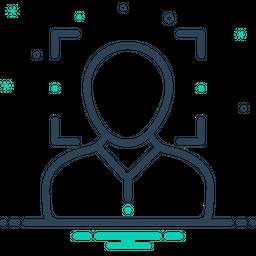
#> input picture homepagepic.png, 256 x 256 px, given in place of the camera
$ jupyter execute --allow-errors code.ipynb
#> lines starting #> are read from the running program, lines starting #| are printed output that depends on the picture; after the words box and inside, x2 and y2 are one past the last pixel; in counts of white or black regions, pixels touching at a corner belong together
[cell 1]
import numpy as np
import cv2
import time
import datetime
from collections import deque
import cv2
from time import sleep
from PIL import Image

cap = cv2.VideoCapture(0)
foog = cv2.createBackgroundSubtractorMOG2( detectShadows = True, varThreshold = 100, history = 2000)

def is_person_present(frame, thresh=1100):
    kernel = None

    global foog

    # Apply background subtraction
    fgmask = foog.apply(frame)

    # Get rid of the shadows
    ret, fgmask = cv2.threshold(fgmask, 250, 255, cv2.THRESH_BINARY)

    # Apply some morphological operations to make sure you have a good mask
    fgmask = cv2.dilate(fgmask,kernel,iterations = 4)

    # Detect contours in the frame
    contours, hierarchy = cv2.findContours(fgmask,cv2.RETR_EXTERNAL,cv2.CHAIN_APPROX_SIMPLE)

    # Check if there was a contour and the area is somewhat higher than some threshold so we know its a person and not noise
    if contours and cv2.contourArea(max(contours, key = cv2.contourArea)) > thresh:

            # Get the max contour
            cnt = max(contours, key = cv2.contourArea)

            # Draw a bounding box around the person and label it as person detected
            x,y,w,h = cv2.boundingRect(cnt)
            cv2.rectangle(frame,(x ,y),(x+w,y+h),(0,0,255),2)
            #frame = cv2.rectangle(frame, (x, y), (x + w, y + h), (0, 255, 0), 2)
            cv2.putText(frame,'Person Detected',(x,y-10), cv2.FONT_HERSHEY_SIMPLEX, 0.3, (0,255,0), 1, cv2.LINE_AA)

            return True, frame


    # Otherwise report there was no one present
    else:
        return False, frame

def main_app(name="AbhinavD",video_link=0):

#> further down, frame is the input picture: shape (256, 256, 3); mean B, G, R 21.5, 19.1, 8.5
        face_cascade = cv2.CascadeClassifier('./data/haarcascade_frontalface_default.xml')
        recognizer = cv2.face.LBPHFaceRecognizer_create()
        recognizer.read(f"./data/classifiers/{name}_classifier.xml")
#         cap1 = cv2.VideoCapture(video_link)
        pred = 0
        status = False
        cap = cv2.VideoCapture(0)
        while True:

#             cv2.namedWindow('frame', cv2.WINDOW_NORMAL)

            # This is a test video
#             cap = cv2.VideoCapture(0)

            # Read the video steram from the camera
            #cap = cv2.VideoCapture('http://192.168.18.4:8080/video')

            # Get width and height of the frame
            width = int(cap.get(3))
            height = int(cap.get(4))

            # Read and store the credentials information in a dict


            # Initialize the background Subtractor


            # Status is True when person is present and False when the person is not present.


            # After the person disapears from view, wait atleast 7 seconds before making the status False
            patience = 7

            # We don't consider an initial detection unless its detected 15 times, this gets rid of false positives
            detection_thresh = 1

            # Initial time for calculating if patience time is up
            initial_time = None

            # We are creating a deque object of length detection_thresh and will store individual detection statuses here
            de = deque([False] * detection_thresh, maxlen=detection_thresh)

            # Initialize these variables for calculating FPS
            fps = 0
            frame_counter = 0
            start_time = time.time()

            ret, frame = cap.read()
            if not ret:
                break

            # This function will return a boolean variable telling if someone was present or not, it will also draw boxes if it
            # finds someone

            detected, annotated_image = is_person_present(frame)

        # Register the current detection status on our deque object
            de.appendleft(detected)
            print('de1',de)


            # If we have consectutively detected a person 15 times then we are sure that soemone is present
            # We also make this is the first time that this person has been detected so we only initialize the videowriter once
            if sum(de) == detection_thresh and not status:
                    print('de2',de)
                    status = True
                    entry_time = datetime.datetime.now().strftime("%A, %I-%M-%S %p %d %B %Y")
                    out = cv2.VideoWriter('outputs/{}.mp4'.format(entry_time), cv2.VideoWriter_fourcc(*'XVID'), 15.0, (width, height))
                    #main_app(video_link="C:\Users\Charan\Desktop\tarp_project\outputs\Thursday, 11-52-31 AM 04 August 2022")
                    #main_app()

            # If status is True but the person is not in the current frame

            print('detected',detected)
            if status and not detected:

                # Restart the patience timer only if the person has not been detected for a few frames so we are sure it was'nt a
                # False positive
                if sum(de) ==0:

                    if initial_time is None:
                        initial_time = time.time()
                    status = False
                    exit_time = datetime.datetime.now().strftime("%A, %I:%M:%S %p %d %B %Y")
                    out.release()
                    initial_time = None

# [12 lines of commented-out code are left out]
            elif status and sum(de) > (detection_thresh/2):
                initial_time = None

            # Get the current time in the required format
            current_time = datetime.datetime.now().strftime("%A, %I:%M:%S %p %d %B %Y")

            # Display the FPS
            cv2.putText(annotated_image, 'FPS: {:.2f}'.format(fps), (510, 450), cv2.FONT_HERSHEY_COMPLEX, 0.6, (255, 40, 155),2)

            # Display Time
            cv2.putText(annotated_image, current_time, (310, 20), cv2.FONT_HERSHEY_COMPLEX, 0.5, (0, 0, 255),1)

            # Display the Room Status
            cv2.putText(annotated_image, 'Room Occupied: {}'.format(str(status)), (10, 20), cv2.FONT_HERSHEY_SIMPLEX, 0.6, (200, 10, 150),2)

            # Show the patience Value
            if initial_time is None:
                text = 'Patience: {}'.format(patience)
            else:
                text = 'Patience: {:.2f}'.format(max(0, patience - (time.time() - initial_time)))

            cv2.putText(annotated_image, text, (10, 450), cv2.FONT_HERSHEY_COMPLEX, 0.6, (255, 40, 155) , 2)

            # If status is true save the frame
            if status:
                out.write(annotated_image)

            # Show the Frame
#             cv2.imshow('frame',frame)

            # Calculate the Average FPS
            frame_counter += 1
            fps = (frame_counter / (time.time() - start_time))


            # [15 lines of commented-out code are left out]

            gray = cv2.cvtColor(frame, cv2.COLOR_BGR2GRAY)
            faces = face_cascade.detectMultiScale(gray,1.3,5)

            for (x,y,w,h) in faces:


                roi_gray = gray[y:y+h,x:x+w]

                id,confidence = recognizer.predict(roi_gray)
                confidence = 100 - int(confidence)
                pred = 0

                if confidence > 50:
                    #if u want to print confidence level
                            #confidence = 100 - int(confidence)
                            pred += +1
                            text = name.upper()
                            font = cv2.FONT_HERSHEY_PLAIN
                            #frame = cv2.rectangle(frame, (x, y), (x + w, y + h), (0, 255, 0), 2)
                            frame =  cv2.rectangle(frame,(x ,y),(x+w,y+h),(0,0,255),2)
                            frame = cv2.putText(frame, text, (x, y-4), font, 1, (0, 255, 0), 1, cv2.LINE_AA)

                else:
                            pred += -1
                            text = "UnknownFace"
                            font = cv2.FONT_HERSHEY_PLAIN
                            frame = cv2.rectangle(frame, (x, y), (x + w, y + h), (0, 255, 0), 2)
                            frame =  cv2.rectangle(frame,(x ,y),(x+w,y+h),(0,0,255),2)
                            #frame = cv2.putText(frame, text, (x, y-4), font, 1, (0, 255, 0), 1, cv2.LINE_AA)

            cv2.imshow("image", frame)


            if cv2.waitKey(20) & 0xFF == ord('q'):
                print(pred)
                if pred > 0 :
                    dim =(124,124)
                    img = cv2.imread(f".\\data\\{name}\\{pred}{name}.jpg", cv2.IMREAD_UNCHANGED)
                    resized = cv2.resize(img, dim, interpolation = cv2.INTER_AREA)
                    cv2.imwrite(f".\\data\\{name}\\50{name}.jpg", resized)
                    Image1 = Image.open(f".\\2.png")

                    # make a copy the image so that the
                    # original image does not get affected
                    Image1copy = Image1.copy()
                    Image2 = Image.open(f".\\data\\{name}\\50{name}.jpg")
                    Image2copy = Image2.copy()

                    # paste image giving dimensions
                    Image1copy.paste(Image2copy, (195, 114))

                    # save the image
                    Image1copy.save("end.png")
                    frame = cv2.imread("end.png", 1)

                    cv2.imshow("Result",frame)
                    cv2.waitKey(5000)
                break

        #detect_intrusion()
        cap.release()
        #cv2.destroyAllWindows()


#> (the rest of this cell did not finish here and is left out)

[cell 2]
import numpy as np
import cv2
import time
import datetime
from collections import deque
import cv2
from time import sleep
from PIL import Image

def is_person_present(frame, thresh=1100):
#> called with thresh = 1100
    kernel = None

    global foog

    # Apply background subtraction
    fgmask = foog.apply(frame)
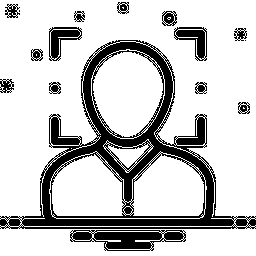
#> fgmask: shape (256, 256); values 127 (black) and 255 (white), 78.6% white; 16 black regions (2 under 20 px), largest, box (x1, y1, x2, y2) and area: (0, 40, 256, 229) 10447, (70, 230, 186, 251) 1474, (49, 27, 82, 61) 540

    # Get rid of the shadows
    ret, fgmask = cv2.threshold(fgmask, 250, 255, cv2.THRESH_BINARY)

    # Apply some morphological operations to make sure you have a good mask
    fgmask = cv2.dilate(fgmask,kernel,iterations = 4)
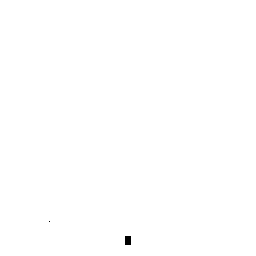
#> fgmask: shape (256, 256); 99.9% white; 2 black regions (1 under 20 px), largest, box (x1, y1, x2, y2) and area: (125, 236, 131, 245) 54

    # Detect contours in the frame
    contours, hierarchy = cv2.findContours(fgmask,cv2.RETR_EXTERNAL,cv2.CHAIN_APPROX_SIMPLE)
#> contours = [[[0, 0], [0, 255], [255, 255], [255, 0]]]

    # Check if there was a contour and the area is somewhat higher than some threshold so we know its a person and not noise
    if contours and cv2.contourArea(max(contours, key = cv2.contourArea)) > thresh:

            # Get the max contour
            cnt = max(contours, key = cv2.contourArea)
#> cnt = [[0, 0], [0, 255], [255, 255], [255, 0]]

            # Draw a bounding box around the person and label it as person detected
            x,y,w,h = cv2.boundingRect(cnt)
#> x = 0; y = 0; w = 256; h = 256
            cv2.rectangle(frame,(x ,y),(x+w,y+h),(0,0,255),2)
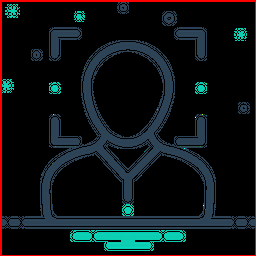
#> frame: shape (256, 256, 3); 2.33% of pixels changed, all inside (x1, y1, x2, y2) = (0, 0, 256, 256)
            #frame = cv2.rectangle(frame, (x, y), (x + w, y + h), (0, 255, 0), 2)
            cv2.putText(frame,'Person Detected',(x,y-10), cv2.FONT_HERSHEY_SIMPLEX, 0.3, (0,255,0), 1, cv2.LINE_AA)

            return True, frame


    # Otherwise report there was no one present
    else:
        return False, frame

cv2.namedWindow('frame', cv2.WINDOW_NORMAL)

# This is a test video
cap = cv2.VideoCapture(0)

# Read the video steram from the camera
#cap = cv2.VideoCapture('http://192.168.18.4:8080/video')

# Get width and height of the frame
width = int(cap.get(3))
height = int(cap.get(4))

# Read and store the credentials information in a dict


# Initialize the background Subtractor
foog = cv2.createBackgroundSubtractorMOG2( detectShadows = True, varThreshold = 100, history = 2000)

# Status is True when person is present and False when the person is not present.
status = False

# After the person disapears from view, wait atleast 7 seconds before making the status False
patience = 7

# We don't consider an initial detection unless its detected 15 times, this gets rid of false positives
detection_thresh = 15

# Initial time for calculating if patience time is up
initial_time = None

# We are creating a deque object of length detection_thresh and will store individual detection statuses here
de = deque([False] * detection_thresh, maxlen=detection_thresh)

# Initialize these variables for calculating FPS
fps = 0
frame_counter = 0
start_time = time.time()


while(True):

    ret, frame = cap.read()
    if not ret:
        break

    # This function will return a boolean variable telling if someone was present or not, it will also draw boxes if it
    # finds someone
    detected, annotated_image = is_person_present(frame)
#> detected = True

    # Register the current detection status on our deque object
    de.appendleft(detected)


    # If we have consectutively detected a person 15 times then we are sure that soemone is present
    # We also make this is the first time that this person has been detected so we only initialize the videowriter once
    if sum(de) == detection_thresh and not status:
            print('de',de)
            status = True
            entry_time = datetime.datetime.now().strftime("%A, %I-%M-%S %p %d %B %Y")
            out = cv2.VideoWriter('outputs/{}.mp4'.format(entry_time), cv2.VideoWriter_fourcc(*'XVID'), 15.0, (width, height))
            #main_app(video_link="C:\Users\Charan\Desktop\tarp_project\outputs\Thursday, 11-52-31 AM 04 August 2022")
            #main_app()

    # If status is True but the person is not in the current frame
    if status and not detected:

        # Restart the patience timer only if the person has not been detected for a few frames so we are sure it was'nt a
        # False positive
        if sum(de) > (detection_thresh/2):

            if initial_time is None:
                initial_time = time.time()

        elif initial_time is not None:

            # If the patience has run out and the person is still not detected then set the status to False
            # Also save the video by releasing the video writer and send a text message.
            if  time.time() - initial_time >= patience:
                status = False
                exit_time = datetime.datetime.now().strftime("%A, %I:%M:%S %p %d %B %Y")
                out.release()
                initial_time = None


    # If significant amount of detections (more than half of detection_thresh) has occured then we reset the Initial Time.
    elif status and sum(de) > (detection_thresh/2):
        initial_time = None

    # Get the current time in the required format
    current_time = datetime.datetime.now().strftime("%A, %I:%M:%S %p %d %B %Y")

    # Display the FPS
    cv2.putText(annotated_image, 'FPS: {:.2f}'.format(fps), (510, 450), cv2.FONT_HERSHEY_COMPLEX, 0.6, (255, 40, 155),2)

    # Display Time
    cv2.putText(annotated_image, current_time, (310, 20), cv2.FONT_HERSHEY_COMPLEX, 0.5, (0, 0, 255),1)

    # Display the Room Status
    cv2.putText(annotated_image, 'Room Occupied: {}'.format(str(status)), (10, 20), cv2.FONT_HERSHEY_SIMPLEX, 0.6, (200, 10, 150),2)
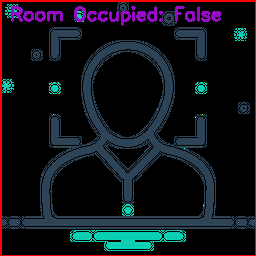
#> annotated_image: shape (256, 256, 3); 2.17% of pixels changed, all inside (x1, y1, x2, y2) = (11, 6, 221, 26)

    # Show the patience Value
    if initial_time is None:
        text = 'Patience: {}'.format(patience)
    else:
        text = 'Patience: {:.2f}'.format(max(0, patience - (time.time() - initial_time)))

    cv2.putText(annotated_image, text, (10, 450), cv2.FONT_HERSHEY_COMPLEX, 0.6, (255, 40, 155) , 2)

    # If status is true save the frame
    if status:
        out.write(annotated_image)

    # Show the Frame
    cv2.imshow('frame',frame)

    # Calculate the Average FPS
    frame_counter += 1
    fps = (frame_counter / (time.time() - start_time))


    # Exit if q is pressed.
    if cv2.waitKey(30) == ord('q'):
#> (key q is pressed here)
        break

# Release Capture and destroy windows
cap.release()
cv2.destroyAllWindows()
